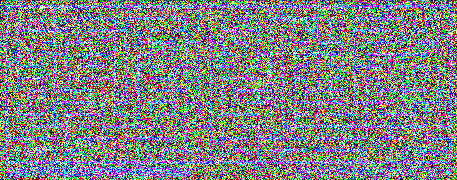
#> input picture Task-3/Input/maze_lv3.png, 457 x 180 px, found by its file name; the run also reads 1 picture not shown here
$ python rrt.py
#> lines starting #> are read from the running program, lines starting #| are printed output that depends on the picture; after the words box and inside, x2 and y2 are one past the last pixel; in counts of white or black regions, pixels touching at a corner belong together
import cv2
import numpy as np
import random
import math

class Point():
    # [8 lines left out: function __init__, not called in this run]

img = cv2.imread("maze_lv3.png", cv2.IMREAD_COLOR)
#> img is the input picture: shape (180, 457, 3); mean B, G, R 135.7, 128.2, 127.2
out = img.copy()

l,w,t = img.shape
#> l = 180; w = 457; t = 3
print(l, w, t)
#| 180 457 3

# Denoising
for i in range(l):
    for j in range(w):
        if(out[(i, j)][0] == 230):
            out[(i, j)] = [0,0,0]
        else:
            out[(i,j)] = [255,255,255]
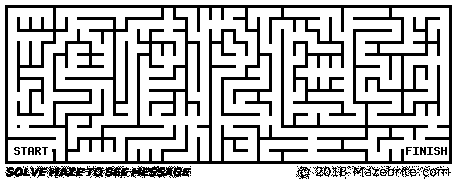
#> out: shape (180, 457, 3); 74.2% white; 66 black regions (46 under 20 px), largest, box (x1, y1, x2, y2) and area: (5, 5, 452, 164) 18903, (30, 166, 191, 178) 1165, (5, 167, 30, 177) 166

clicks = 0
start = (0, 0)
end = (0, 0)
step = 100
"""
def setStartEnd(event, x, y, flag, params):
    # checking for left mouse clicks
    global clicks, start, end, out
    if event == cv2.EVENT_LBUTTONDBLCLK:
        clicks += 1
        if clicks == 1:
            start = (x, y)
            print("captured start =", start)
            cv2.circle(out,(x,y),2,(0, 255,0),-1)
            cv2.imshow("output", out)

        elif clicks == 2:
            end = (x, y)
            print("captured end =", end)
            cv2.circle(out,(x,y),2,(0, 0, 255),-1)
            cv2.imshow("output", out)
            cv2.destroyAllWindows()

cv2.namedWindow("output",1)
cv2.imshow("output", out)
cv2.setMouseCallback("output", setStartEnd, 0)
cv2.waitKey(0)
cv2.destroyAllWindows()
print(start,end)
"""


outpush_element_image = np.zeros((400,600,3), np.uint8)
for i in range(400):
    for j in range(600):
        outpush_element_image[(i, j)] = [255, 255, 255]


cv2.rectangle(outpush_element_image, (100, 50), (120, 350), [0,0,0], thickness= -1)
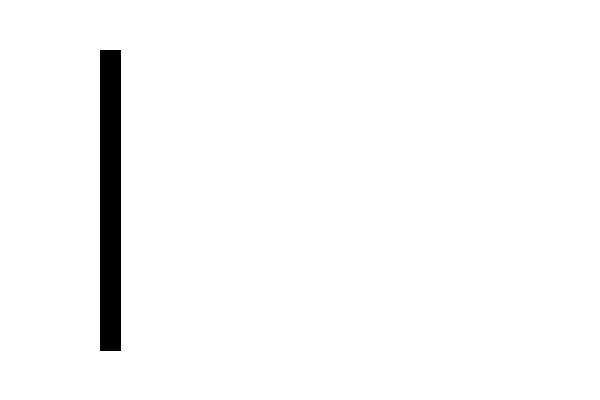
#> outpush_element_image: shape (400, 600, 3); 97.4% white; 1 black region, box (x1, y1, x2, y2) and area: (100, 50, 121, 351) 6321
cv2.rectangle(outpush_element_image, (200, 200), (300, 300), [0,0,0], thickness= -1)
cv2.rectangle(outpush_element_image, (180, 150), (550, 160), [0,0,0], thickness= -1)
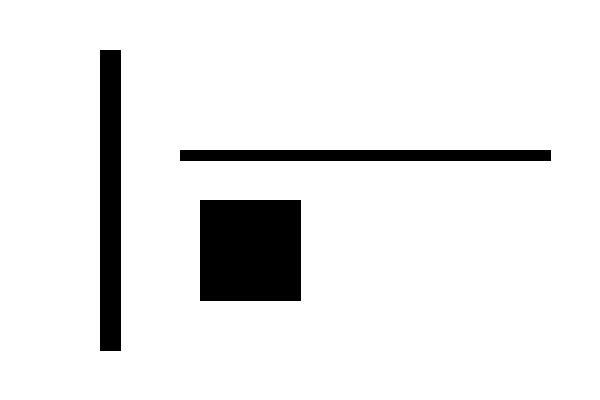
#> outpush_element_image: shape (400, 600, 3); 91.4% white; 3 black regions, box (x1, y1, x2, y2) and area: (200, 200, 301, 301) 10201, (100, 50, 121, 351) 6321, (180, 150, 551, 161) 4081

img2 = cv2.imread("./output/lvl2_denoised.png", cv2.IMREAD_COLOR)
print(img.shape)
#| (180, 457, 3)
img = np.zeros((img2.shape[0]*2,img2.shape[1]*2,3), np.uint8)
for i in range(l):
    for j in range(w):
        color = img2[(i,j)]
        for n in range(2):
            for m in range(2):
                img[i*2 + n][j*2 + m] = color
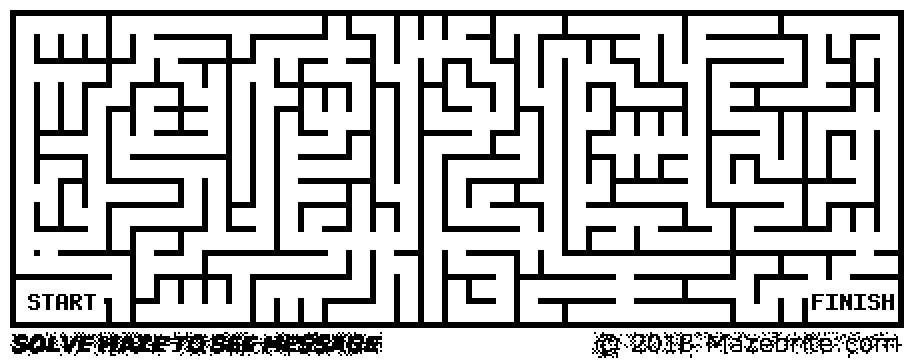
#> img: shape (360, 914, 3); 74.2% white; 66 black regions (42 under 20 px), largest, box (x1, y1, x2, y2) and area: (10, 10, 904, 328) 75612, (60, 332, 382, 356) 4660, (10, 334, 60, 354) 664
# [19 lines left out: function setStartEnd, not called in this run]

cv2.namedWindow("output",1)
cv2.imshow("output", img)
cv2.setMouseCallback("output", setStartEnd, 0)
cv2.waitKey(0)
cv2.destroyAllWindows()
#> (the run stopped early here; a loop or call above may not have finished)
